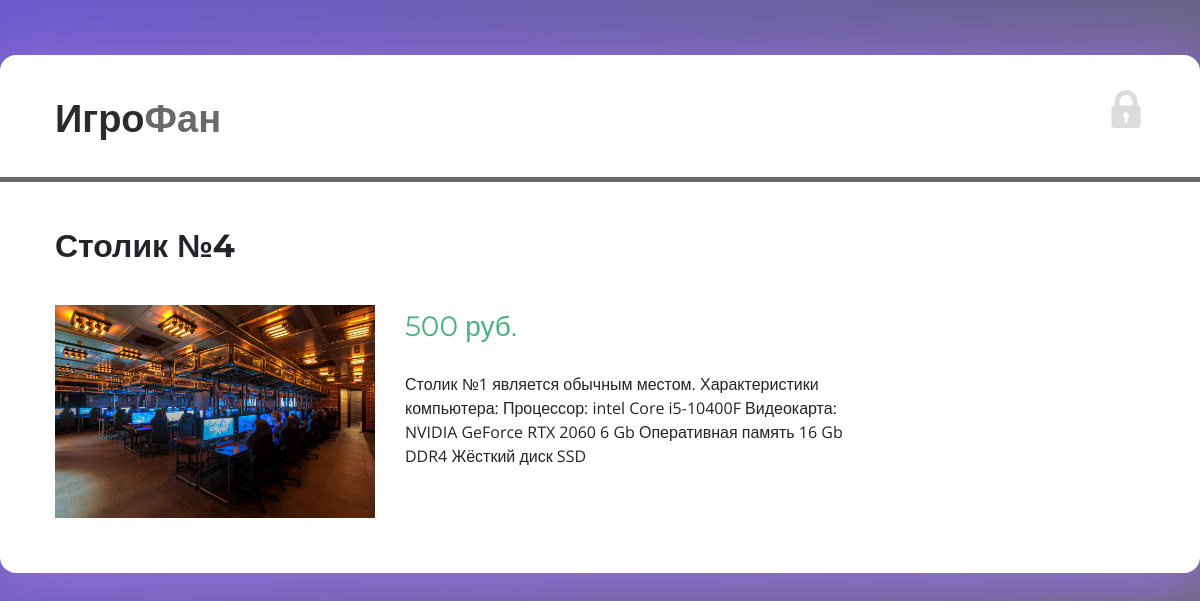
The page /product-page.php?productId=18 on the database its author committed.
### tables this page shows
CREATE TABLE `products` (
  `id_product` int NOT NULL,
  `title` varchar(1024) NOT NULL,
  `price` int NOT NULL,
  `description` varchar(1024) NOT NULL,
  `img` varchar(1024) NOT NULL,
  `category_id` int NOT NULL,
  `sale` tinyint(1) DEFAULT NULL,
  `new` tinyint(1) DEFAULT NULL
);

### product-page.php (the view, shortened to what this page needs)
<?php require_once('./config.php'); ?>
<?php include('./templates/_head.php'); ?>
<body>
	<div class="white-plate">
		<div class="container-fluid">
			<?php include('./templates/_header.php'); ?>
			<div class="line-between"></div>
			<?php $products = $pdo -> query("SELECT * FROM `products` INNER JOIN `category` ON `products`.`category_id` = `category`.`id_category` WHERE id_product = ".$_GET['productId']) -> fetchAll(); ?>
			<div class="row">
				<? foreach ($products as $product) { ?>
					<div class="col-md-9">
						<div class="product-title"><? echo $product['title']; ?></div>
						<div class="row">
							<div class="col-5">
								<img class="image" src="img/products/<?php echo $product['img']; ?>" alt="">
							</div>
							<div class="col-7">
								<div class="product-price"><?php echo number_format($product['price'], 0, '', ' '); ?> руб.</div>
								<div class="product-desc">
									<?php echo $product['description']; ?>
								</div>
							</div>
						</div>
					</div>
				<? } ?>
			</div>
		</div>
	</div>
</body>
</html>

### css/main.css (style rules this page uses)
* { margin: 0; padding: 0; }
body, html { background-color: #696969; height: 100%; font-family: 'Open Sans', sans-serif; }
body { height: auto; min-height: 100%; background: #306BF2; background: -webkit-linear-gradient(top left, #6A5ACD, #696969); background: -moz-linear-gradient(top left, #6A5ACD, #696969); background: linear-gradient(top left, #6A5ACD, #696969); padding-bottom: 50px; }
img { max-width: 100%; height: auto; }
.white-plate { margin-top: 55px; background-color: #FFF; border-radius: 16px; max-width: 1200px; margin-left: auto; margin-right: auto; padding-left: 40px; padding-right: 40px; padding-bottom: 55px; box-shadow: 0px 10px 62px 10px rgba(147, 112, 219); }
body:before { content: ""; display: table; }
.line-between { background-color: var(--blue); height: 5px; margin-left: -55px; margin-right: -55px; margin-bottom: 40px; }
.title-1, .product-title { font-family: 'Montserrat', sans-serif; font-weight: 700; font-size: 32px; margin-bottom: 35px; }
.image { position: sticky; top: 20px; bottom: 20px; }
.product-price { color: #4ab081; font-family: 'Montserrat', sans-serif; font-weight: 400; font-size: 28px; margin-bottom: 25px; }
.product-desc { margin-bottom: 50px; }

### rows shown on the page
products: title "Столик №4", img (picture), price "500", description "Столик №1 является обычным местом. Характеристики компьютера: Процессор: intel Core i5-10400F Видеокарта: NVIDIA GeForce RTX 2060 6 Gb Оперативная память 16 Gb DDR4 Жёсткий диск SSD"
